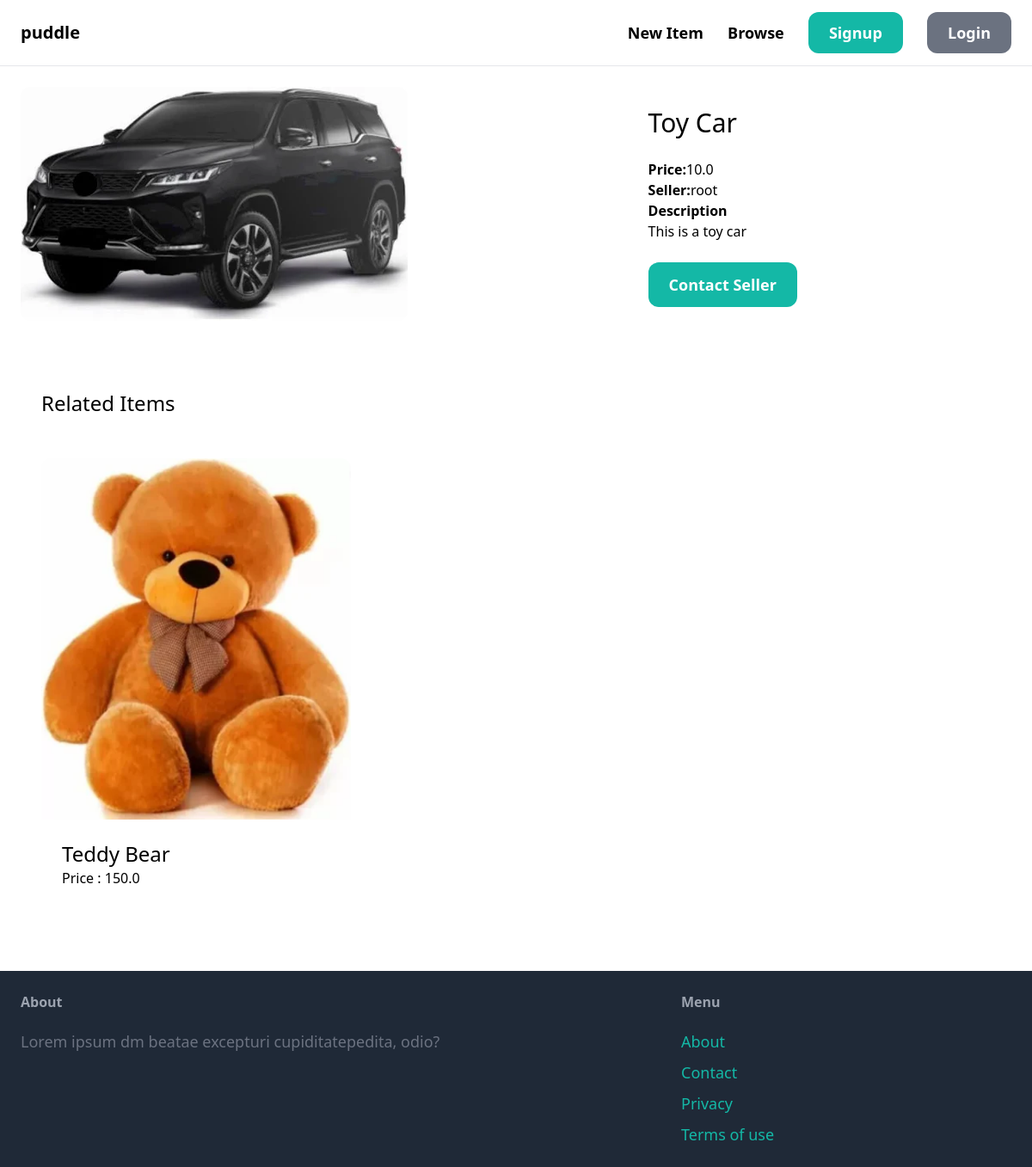
Screenshot of /items/3/ with the database file from the repository.
### items/models.py (models this page shows, shortened)
class Item(models.Model):
    category = models.ForeignKey(Category, related_name='items', on_delete=models.CASCADE)
    name = models.CharField(max_length=200)
    description = models.TextField(blank=True, null=True)
    price = models.FloatField()
    image= models.ImageField(upload_to='item_images', blank=True  ,null= True)
    is_sold = models.BooleanField(default=False)
    created_by = models.ForeignKey(User, related_name='items', on_delete=models.CASCADE)
    created_at = models.DateTimeField(auto_now_add=True)

### items/views.py (the view)
# urls.py: path('<int:pk>/', views.detail, name='detail'),
def detail(request, pk):
    item = get_object_or_404(Item , pk=pk)
    related_items = Item.objects.filter(category=item.category, is_sold=False).exclude(pk=pk)[0:3]
    return render(request , 'item/detail.html',{'item':item ,'related_items':related_items})

### items/templates/item/detail.html (shortened to what this page needs)
{% extends 'core/base.html' %}
{% block content %}
<div class="grid grid-cols-5 gap-6">
    <div class="col-span-3">
        <img src="{{ item.image.url }}" class="rounded-xl">
    </div>
    <div class = "col-span-2 p-6 bg-grey-300 rounded-xl">
        <h1 class="mb-6 text-3xl">{{ item.name }}</h1>
        <p class="text-grey-500"><strong>Price:</strong>{{ item.price }}</p>
        <p class="text-grey-500"><strong>Seller:</strong>{{ item.created_by.username }}</p>
        {% if item.description %}
            <p class = "text-grey-700">
                <strong class="text-grey-500">Description</strong><br>
                {{ item.description }}
            </p>
        {% endif %}
        {% if request.user == item.created_by %}
            <div class="mt-6 p-6 bg-white rounded-xl">
                <p>This is your item</p>
                <a href="{% url 'items:edit' item.id %}" class="inline-block mt-6 px-6 py-3 text-lg font-semibold bg-teal-500 text-white rounded-xl">Edit</a>
                <a href="{% url 'items:delete' item.id %}" class="inline-block mt-6 px-6 py-3 text-lg font-semibold bg-red-500 text-white rounded-xl">Delete</a>
            </div>
        {% else %}
        <a href="{% url 'conversation:new' item.id %}" class="inline-block mt-6 px-6 py-3 text-lg font-semibold bg-teal-500 text-white rounded-xl hover:pg-teal-700 "> Contact Seller </a>
        {% endif %}
    </div>
</div>
<div class="mt-6 px-6 py-12 bg-grey-100 rounded-xl">
    <h2 class="mb-12 text-2xl text-centre">Related Items</h2>
    <div class = "grid grid-cols-3 gap-3">
        {% for item in related_items %}
            <div>
                <a href="{% url 'items:detail' item.id %}">
                    <div>
                        <img src="{{ item.image.url }}" class="rounded-t-xl">
                    </div>
                    <div class="p-6 bg-white rounded-b-xl">
                        <h2 class="text-2xl">{{ item.name }}</h2>
                        <p class="text-grey-500">Price : {{ item.price }}</p>
                    </div>
                </a>
            </div>
            {% endfor %}
    </div>
</div>
{% endblock %}

### rows the page displays
Item: image (picture), name "Toy Car", price "10.0", created_by.username "root", description "This is a toy car"
Item: image (picture), name "Teddy Bear", price "150.0"
